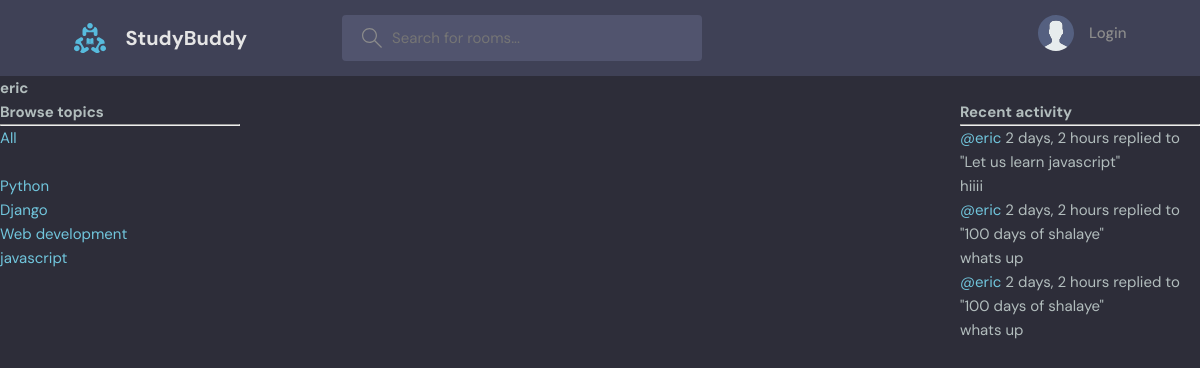
The page /profile/3 on the database its author committed.
### base/models.py (models this page shows, shortened)
class Topic(models.Model):
    name = models.CharField(max_length=200)

class Message(models.Model):
    user = models.ForeignKey(User, on_delete=models.CASCADE)
    room = models.ForeignKey(Room, on_delete=models.CASCADE)
    body = models.TextField()
    updated = models.DateTimeField(auto_now=True)
    created = models.DateTimeField(auto_now_add=True)
    class Meta:
        ordering = ["-updated", "-created"]
    def __str__(self):
        return self.body[0:50]

class Room(models.Model):
    host = models.ForeignKey(User, on_delete=models.SET_NULL, null=True)
    topic = models.ForeignKey(Topic, on_delete=models.SET_NULL, null=True)
    name = models.CharField(max_length=200)
    description = models.TextField(null=True, blank=True)
    participants = models.ManyToManyField(
        User, related_name="participants", blank=True)
    updated = models.DateTimeField(auto_now=True)
    created = models.DateTimeField(auto_now_add=True)
    class Meta:
        ordering = ["-updated", "-created"]
    def __str__(self):
        return self.name

### base/views.py (the view)
# urls.py: path("profile/<str:pk>", userProfile, name="user-profile"),
def userProfile(request, pk):
    user = User.objects.get(id=pk)
    rooms = user.room_set.all()
    room_messages = user.message_set.all()
    topics = Topic.objects.all()
    context = {"user": user, "rooms": rooms,
               "topics": topics, "room_messages": room_messages}
    return render(request, "base/profile.html", context)

### base/templates/base/profile.html (shortened to what this page needs)
{% extends 'main.html' %} {% block content %}
<h1>{{user.username}}</h1>
<div class="profile-container">
	<div>
		{% include "base/topics_component.html" %}
		<div>
		</div>
		<div>{% include 'base/activity_component.html' %}</div>
	</div>
	{% endblock content %}

### base/templates/base/topics_component.html
<h3>Browse topics</h3>
		<hr>
		<div>
			<a href="{% url "home"%}">All</a>
		</div>
		<br>
		{% for topic in topics %}
			<div>
				<a href="{% url "home" %}?q={{topic.name }}">{{topic.name}}</a>
			</div>
		{% endfor %}
	</div>

### base/templates/base/activity_component.html (shortened to what this page needs)
    <h3>Recent activity</h3>
    <hr>
    {% for message in room_messages %}
    <div>
        <small><a href="{% url "user-profile" message.user.id%}">@{{message.user}}</a> {{message.created|timesince}}</small>
        <small>replied to "{{message.room}}"</small>
        <p>{{message}}</p>
    </div>
    {% endfor %}

### static/styles/style.css (style rules this page uses)
:root { --color-main: #71c6dd; --color-main-light: #e1f6fb; --color-dark: #3f4156; --color-dark-medium: #51546e; --color-dark-light: #696d97; --color-light: #e5e5e5; --color-gray: #8b8b8b; --color-light-gray: #b2bdbd; --color-bg: #2d2d39; --color-success: #5dd693; --color-error: #fc4b0b; }
* { font-family: "DM Sans", -apple-system, BlinkMacSystemFont, "Segoe UI", Roboto, Oxygen, Ubuntu, Cantarell, "Open Sans", "Helvetica Neue", sans-serif; margin: 0; padding: 0; box-sizing: border-box; text-rendering: optimizeLegibility; font-size: inherit; }
html { font-size: 56.25%; }
@media only screen and (min-width: 1200px) { html { font-size: 62.5%; } }
body { line-height: 1.6; font-weight: 400; font-size: 1.5rem; color: var(--color-light-gray); background-color: var(--color-bg); min-height: 100vh; }
a { display: inline-block; color: var(--color-main); text-decoration: none; }

### base/templates/base/profile.html (style rules this page uses)
.profile-container { display: grid; grid-template-columns: 1fr 3fr 1fr; }

### rows shown on the page
Topic: name "Python"
Topic: name "Django"
Topic: name "Web development"
Topic: name "javascript"
Message: user "eric", created "2 days, 2 hours", room "Let us learn javascript", body "hiiii"
Message: user "eric", created "2 days, 2 hours", room "100 days of shalaye", body "whats up"
Message: user "eric", created "2 days, 2 hours", room "100 days of shalaye", body "whats up"

### other values the page prints
{{ user.username }} "eric"
